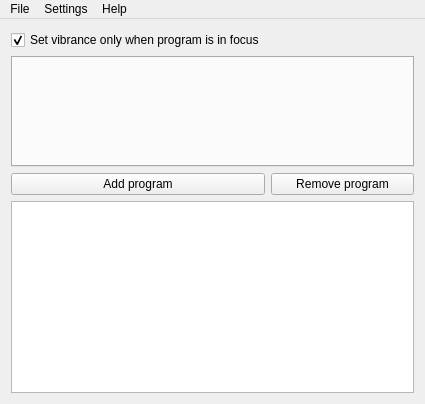
<?xml version="1.0" encoding="UTF-8"?>
<ui version="4.0">
 <class>mainWindow</class>
 <widget class="QMainWindow" name="mainWindow">
  <property name="geometry">
   <rect>
    <x>0</x>
    <y>0</y>
    <width>425</width>
    <height>404</height>
   </rect>
  </property>
  <property name="windowTitle">
   <string>Vibrant Linux</string>
  </property>
  <widget class="QWidget" name="centralWidget">
   <property name="font">
    <font>
     <stylestrategy>PreferAntialias</stylestrategy>
    </font>
   </property>
   <layout class="QGridLayout" name="gridLayout">
    <item row="4" column="0">
     <widget class="QPushButton" name="addProgram">
      <property name="text">
       <string>Add program</string>
      </property>
     </widget>
    </item>
    <item row="3" column="0" colspan="2">
     <widget class="QTabWidget" name="displays">
      <property name="currentIndex">
       <number>-1</number>
      </property>
     </widget>
    </item>
    <item row="2" column="0">
     <widget class="QCheckBox" name="vibranceFocusToggle">
      <property name="toolTip">
       <string>Checking this makes it so that saturation changes only apply when a window is in focus</string>
      </property>
      <property name="text">
       <string>Set vibrance only when program is in focus</string>
      </property>
      <property name="checked">
       <bool>true</bool>
      </property>
     </widget>
    </item>
    <item row="4" column="1">
     <widget class="QPushButton" name="delProgram">
      <property name="text">
       <string>Remove program</string>
      </property>
     </widget>
    </item>
    <item row="5" column="0" colspan="2">
     <widget class="QListWidget" name="programs"/>
    </item>
   </layout>
  </widget>
  <widget class="QMenuBar" name="menuBar">
   <property name="geometry">
    <rect>
     <x>0</x>
     <y>0</y>
     <width>425</width>
     <height>22</height>
    </rect>
   </property>
   <widget class="QMenu" name="menuOptions">
    <property name="title">
     <string>File</string>
    </property>
    <addaction name="actionShowHideWindow"/>
    <addaction name="actionExit"/>
   </widget>
   <widget class="QMenu" name="menuHelp">
    <property name="title">
     <string>Help</string>
    </property>
    <addaction name="actionAbout"/>
   </widget>
   <widget class="QMenu" name="menuSettings">
    <property name="title">
     <string>Settings</string>
    </property>
    <addaction name="actionRunOnStartup"/>
   </widget>
   <addaction name="menuOptions"/>
   <addaction name="menuSettings"/>
   <addaction name="menuHelp"/>
  </widget>
  <action name="actionShowHideWindow">
   <property name="text">
    <string>Show / Hide Window</string>
   </property>
  </action>
  <action name="actionExit">
   <property name="text">
    <string>Quit</string>
   </property>
   <property name="shortcut">
    <string>Ctrl+Q</string>
   </property>
  </action>
  <action name="actionAbout">
   <property name="text">
    <string>About Vibrant Linux</string>
   </property>
   <property name="shortcut">
    <string>F1</string>
   </property>
  </action>
  <action name="actionRunOnStartup">
   <property name="checkable">
    <bool>true</bool>
   </property>
   <property name="text">
    <string>Run Vibrant Linux on Startup</string>
   </property>
  </action>
 </widget>
 <layoutdefault spacing="6" margin="11"/>
 <resources/>
 <connections/>
</ui>
